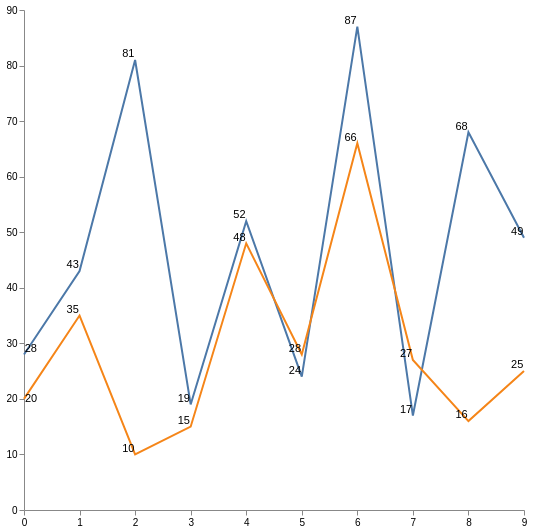

Source (Vega-Lite JSON):
### Vega specification from a JSON file in a GitHub repository (floating-point values rounded to 4 significant figures)
{"$schema": "https://vega.github.io/schema/vega/v4.json", "width": 500, "height": 500, "padding": 5, "data": [{"name": "table", "values": [{"x": 0, "y": 28, "c": 0}, {"x": 0, "y": 20, "c": 1}, {"x": 1, "y": 43, "c": 0}, {"x": 1, "y": 35, "c": 1}, {"x": 2, "y": 81, "c": 0}, {"x": 2, "y": 10, "c": 1}, {"x": 3, "y": 19, "c": 0}, {"x": 3, "y": 15, "c": 1}, {"x": 4, "y": 52, "c": 0}, {"x": 4, "y": 48, "c": 1}, {"x": 5, "y": 24, "c": 0}, {"x": 5, "y": 28, "c": 1}, {"x": 6, "y": 87, "c": 0}, {"x": 6, "y": 66, "c": 1}, {"x": 7, "y": 17, "c": 0}, {"x": 7, "y": 27, "c": 1}, {"x": 8, "y": 68, "c": 0}, {"x": 8, "y": 16, "c": 1}, {"x": 9, "y": 49, "c": 0}, {"x": 9, "y": 25, "c": 1}]}], "scales": [{"name": "x", "type": "point", "range": "width", "domain": {"data": "table", "field": "x"}}, {"name": "y", "type": "linear", "range": "height", "nice": true, "zero": true, "domain": {"data": "table", "field": "y"}}, {"name": "color", "type": "ordinal", "range": "category", "domain": {"data": "table", "field": "c"}}], "axes": [{"orient": "bottom", "scale": "x"}, {"orient": "left", "scale": "y"}], "marks": [{"type": "group", "name": "group", "from": {"facet": {"name": "series", "data": "table", "groupby": "c"}}, "marks": [{"type": "line", "from": {"data": "series"}, "encode": {"enter": {"x": {"scale": "x", "field": "x"}, "y": {"scale": "y", "field": "y"}, "stroke": {"scale": "color", "field": "c"}, "strokeWidth": {"value": 2}, "interpolate": "monotone", "fillOpacity": {"value": 1}}}}]}, {"type": "text", "from": {"data": "table"}, "encode": {"enter": {"x": {"scale": "x", "field": "x"}, "y": {"scale": "y", "field": "y"}, "text": {"field": "y"}}}, "transform": [{"type": "label", "offsets": [3], "size": [500, 500], "marks": ["group"]}]}]}
